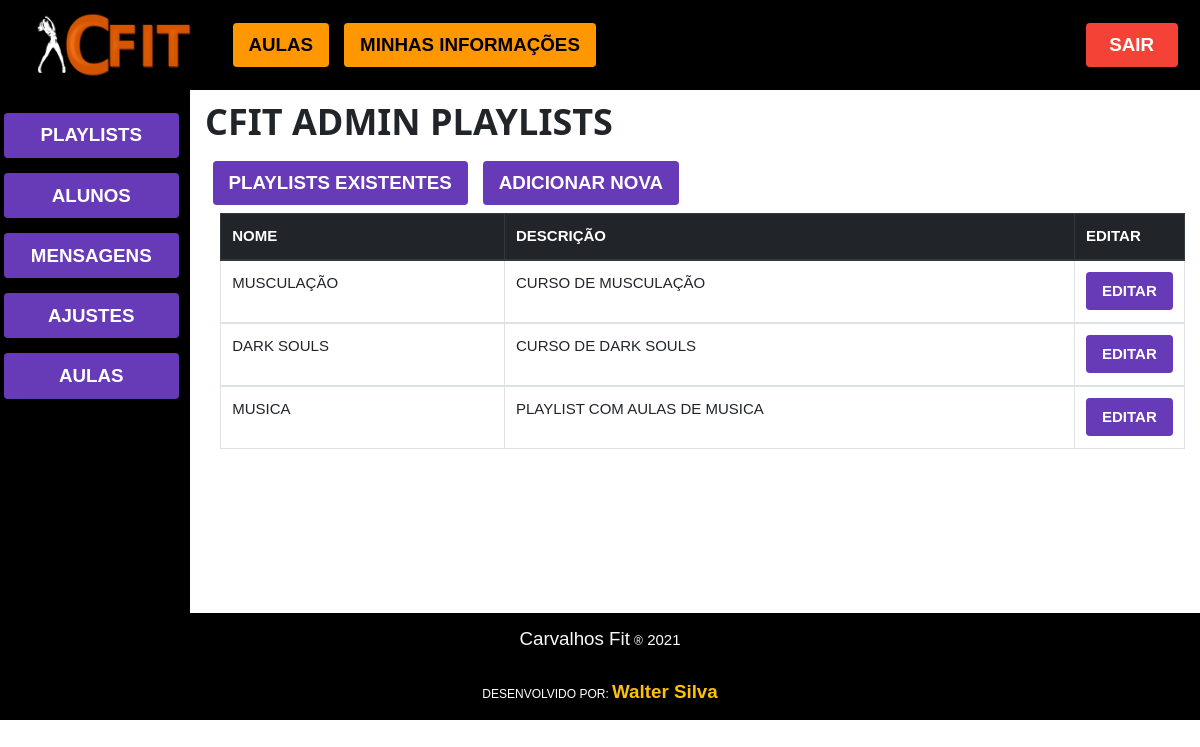
The app's page /cfit_admin/cfit_admin_playlists (signed in) with its own data.
### cfit/models.py (models this page shows)
class Playlist(models.Model):
    nome = models.CharField('nome', max_length=255, unique=True)
    descricao = models.CharField('descricao', max_length=255, null=True, default='')
    imagem = models.CharField('imagem', max_length=255, null=True, default='')

### cfit/views/cfit_admin.py (the view)
# urls.py: path('cfit_admin/cfit_admin_playlists', cfit_admin_playlists, name="cfit_admin_playlists"),
@adm_required
def cfit_admin_playlists(request):
    playlists = list(Playlist.objects.all().values())
    return render(request, 'cfit_admin/cfit_admin_playlists.html', {"playlists": playlists})

### cfit/sessionTester.py (called while the page is built)
def adm_required(func):
    f = func
    @functools.wraps(func)
    def wrapper_login_required(*args, **kwargs):
        try:
            if(args[0].session["nivel_de_acesso"] == 2):
                pass
            else:
                raise Exception
        except:
            return redirect("/home")
        else:
            return f(*args, **kwargs)
    return wrapper_login_required

### cfit/templates/cfit_admin/cfit_admin_playlists.html (shortened to what this page needs)
{% extends 'cfit_admin/cfit_admin.html' %} {% block 'painels_admin' %} {% load static%}
<div class="row">
    <div class="container">
        <h1><b>CFIT ADMIN PLAYLISTS</b></h1>
    </div>
    <div class="container">
        <wsi_button class="w3-button w3-deep-purple mx-2 my-2" id="button_playlists_existentes">PLAYLISTS EXISTENTES
        </wsi_button>
        <wsi_button class="w3-button w3-deep-purple mx-2 my-2" id="button_adicionar_nova">ADICIONAR NOVA</wsi_button>
    </div>
</div>
<div class="container">
    <div id="painel_listagem_playlists">
        <div class="container-flex" style="min-height:400px;">
            <table class="table table-hover table-bordered">
                <thead class="thead-dark">
                    <tr>
                        <th class="col-4">NOME</th>
                        <th class="col-8">DESCRIÇÃO</th>
                        <th>EDITAR</th>
                    </tr>
                </thead>
                {% for playlist in playlists %}
                <tbody>
                    <tr>
                        <td class="col-4"> {{playlist.nome}}
                        </td>
                        <td class="col-8 text-nowrap" style=" max-width: 600px; overflow:hidden;">{{playlist.descricao}}
                        </td>
                        <td>
                            <a href="{% url 'cfit_admin_playlists_aditar'  %}?playlist={{playlist.nome}}" class="w3-btn w3-hoover-red rounded w3-deep-purple  w3-text-shadow"><b>EDITAR</b></a>
                        </td>
                    </tr>
                </tbody>
                {% endfor %}
            </table>
        </div>
    </div>
</div>
{% endblock%}

### cfit/static/cfit/css/w3.css (style rules this page uses)
*,*:before,*:after { box-sizing:inherit }
html { -ms-text-size-adjust:100%;-webkit-text-size-adjust:100% }
body { margin:0 }
a { background-color:transparent }
b,strong { font-weight:bolder }
button,input,select,textarea,optgroup { font:inherit;margin:0 }
button,input { overflow:visible }
button,select { text-transform:none }
button,[type=button],[type=reset],[type=submit] { -webkit-appearance:button }
html,body { font-family:Verdana,sans-serif;font-size:15px;line-height:1.5 }
html { overflow-x:hidden }
h1 { font-size:36px }
h1,h2,h3,h4,h5,h6 { font-family:"Segoe UI",Arial,sans-serif;font-weight:400;margin:10px 0 }
a { color:inherit }
.w3-btn,.w3-button { border:none;display:inline-block;padding:8px 16px;vertical-align:middle;overflow:hidden;text-decoration:none;color:inherit;background-color:inherit;text-align:center;cursor:pointer;white-space:nowrap }
.w3-btn,.w3-button { -webkit-touch-callout:none;-webkit-user-select:none;-khtml-user-select:none;-moz-user-select:none;-ms-user-select:none;user-select:none }
.w3-orange,.w3-hover-orange:hover { color:#000!important;background-color:#ff9800!important }
.w3-deep-purple,.w3-hover-deep-purple:hover { color:#fff!important;background-color:#673ab7!important }

### records on screen
Playlist: nome "MUSCULAÇÃO", descricao "CURSO DE MUSCULAÇÃO"
Playlist: nome "DARK SOULS", descricao "CURSO DE DARK SOULS"
Playlist: nome "MUSICA", descricao "PLAYLIST COM AULAS DE MUSICA"
